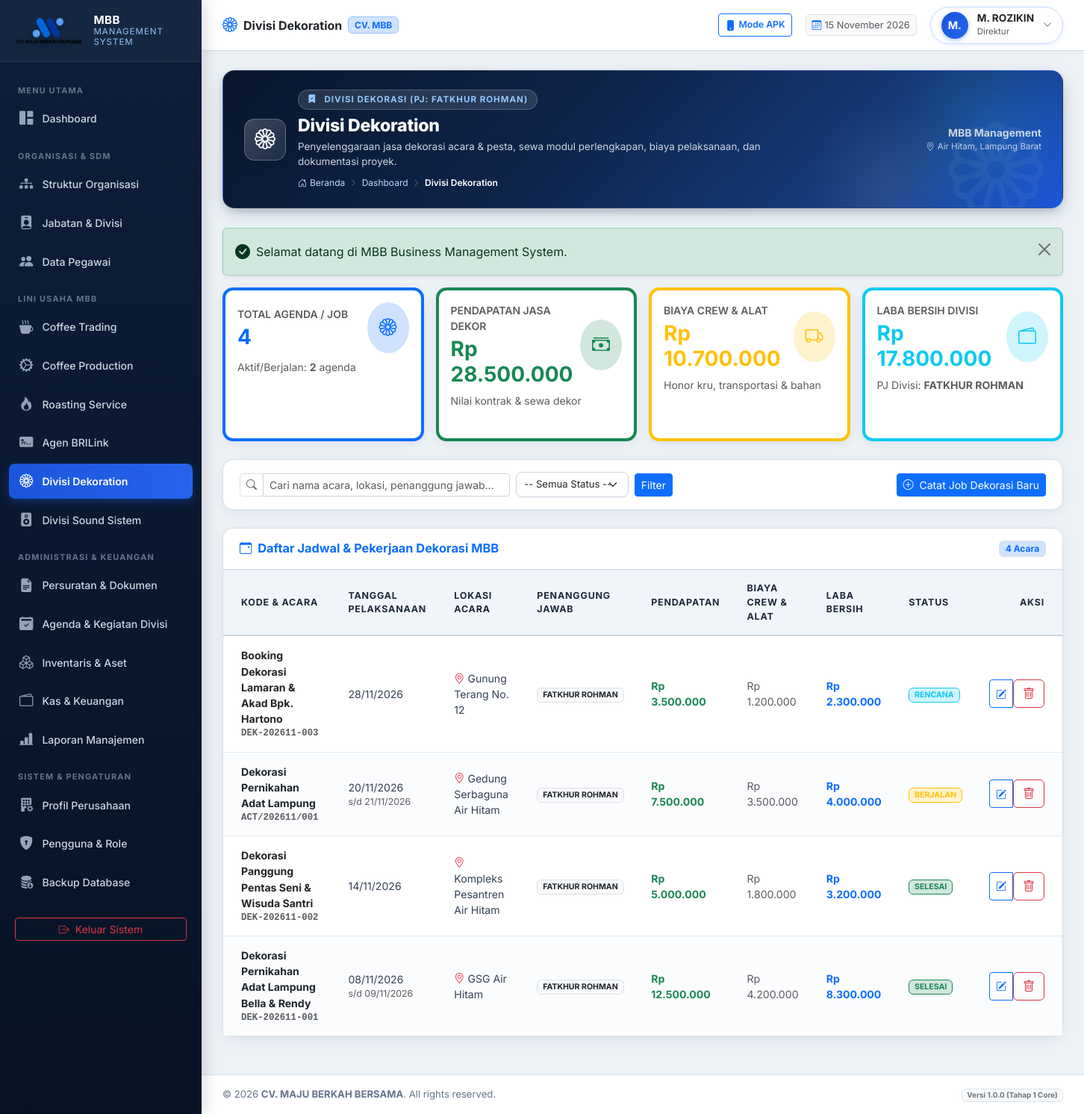
The page /modules/decoration/index.php (signed in) on the database its author committed.
### tables this page shows
CREATE TABLE `users` (
  `id` int(11) NOT NULL AUTO_INCREMENT,
  `username` varchar(50) NOT NULL,
  `email` varchar(100) NOT NULL,
  `password_hash` varchar(255) NOT NULL,
  `role_id` int(11) NOT NULL,
  `employee_id` int(11) DEFAULT NULL,
  `is_active` tinyint(1) DEFAULT 1,
  `must_change_password` tinyint(1) DEFAULT 0,
  `last_login_at` datetime DEFAULT NULL,
  `last_login_ip` varchar(45) DEFAULT NULL,
  `created_at` datetime DEFAULT current_timestamp(),
  `updated_at` datetime DEFAULT current_timestamp() ON UPDATE current_timestamp(),
  PRIMARY KEY (`id`),
  UNIQUE KEY `username` (`username`),
  UNIQUE KEY `email` (`email`),
  UNIQUE KEY `employee_id` (`employee_id`),
  KEY `fk_user_role` (`role_id`),
  CONSTRAINT `fk_user_emp` FOREIGN KEY (`employee_id`) REFERENCES `employees` (`id`) ON DELETE SET NULL,
  CONSTRAINT `fk_user_role` FOREIGN KEY (`role_id`) REFERENCES `roles` (`id`)
);

CREATE TABLE `employees` (
  `id` int(11) NOT NULL AUTO_INCREMENT,
  `employee_code` varchar(30) NOT NULL,
  `full_name` varchar(150) NOT NULL,
  `gender` enum('L','P') DEFAULT 'L',
  `phone_number` varchar(30) DEFAULT NULL,
  `email` varchar(100) DEFAULT NULL,
  `address` text DEFAULT NULL,
  `division_id` int(11) DEFAULT NULL,
  `position_id` int(11) DEFAULT NULL,
  `join_date` date DEFAULT NULL,
  `employment_status` enum('TETAP','KONTRAK','MAGANG','HONORER') DEFAULT 'TETAP',
  `is_active` tinyint(1) DEFAULT 1,
  `avatar` varchar(255) DEFAULT NULL,
  `notes` text DEFAULT NULL,
  `created_at` datetime DEFAULT current_timestamp(),
  `updated_at` datetime DEFAULT current_timestamp() ON UPDATE current_timestamp(),
  PRIMARY KEY (`id`),
  UNIQUE KEY `employee_code` (`employee_code`),
  KEY `fk_emp_div` (`division_id`),
  KEY `fk_emp_pos` (`position_id`),
  CONSTRAINT `fk_emp_div` FOREIGN KEY (`division_id`) REFERENCES `divisions` (`id`) ON DELETE SET NULL,
  CONSTRAINT `fk_emp_pos` FOREIGN KEY (`position_id`) REFERENCES `positions` (`id`) ON DELETE SET NULL
);

CREATE TABLE `positions` (
  `id` int(11) NOT NULL AUTO_INCREMENT,
  `position_code` varchar(20) NOT NULL,
  `position_name` varchar(100) NOT NULL,
  `division_id` int(11) DEFAULT NULL,
  `parent_position_id` int(11) DEFAULT NULL,
  `level_rank` int(11) DEFAULT 1,
  `job_description` text DEFAULT NULL,
  `is_active` tinyint(1) DEFAULT 1,
  `created_at` datetime DEFAULT current_timestamp(),
  `updated_at` datetime DEFAULT current_timestamp() ON UPDATE current_timestamp(),
  PRIMARY KEY (`id`),
  UNIQUE KEY `position_code` (`position_code`),
  KEY `fk_pos_div` (`division_id`),
  KEY `fk_pos_parent` (`parent_position_id`),
  CONSTRAINT `fk_pos_div` FOREIGN KEY (`division_id`) REFERENCES `divisions` (`id`) ON DELETE SET NULL,
  CONSTRAINT `fk_pos_parent` FOREIGN KEY (`parent_position_id`) REFERENCES `positions` (`id`) ON DELETE SET NULL
);

CREATE TABLE `division_activities` (
  `id` int(11) NOT NULL AUTO_INCREMENT,
  `activity_code` varchar(50) NOT NULL,
  `division_id` int(11) NOT NULL,
  `activity_name` varchar(200) NOT NULL,
  `person_in_charge` varchar(100) NOT NULL,
  `location` varchar(255) DEFAULT NULL,
  `start_date` date NOT NULL,
  `end_date` date DEFAULT NULL,
  `total_cost` decimal(15,2) DEFAULT 0.00,
  `total_income` decimal(15,2) DEFAULT 0.00,
  `status` enum('RENCANA','BERJALAN','SELESAI','BATAL') DEFAULT 'RENCANA',
  `documentation_url` varchar(255) DEFAULT NULL,
  `notes` text DEFAULT NULL,
  `created_by` int(11) DEFAULT NULL,
  `created_at` datetime DEFAULT current_timestamp(),
  PRIMARY KEY (`id`),
  UNIQUE KEY `activity_code` (`activity_code`),
  KEY `fk_act_div` (`division_id`),
  CONSTRAINT `fk_act_div` FOREIGN KEY (`division_id`) REFERENCES `divisions` (`id`)
);

### modules/decoration/index.php (the view, shortened to what the rows shown need)
<?php
require_once __DIR__ . '/../../core/Auth.php';
require_once __DIR__ . '/../../core/Permission.php';
require_once __DIR__ . '/../../helpers/utils.php';
$db = Database::getInstance();
$divisionId = 5;
$query = "
    SELECT * FROM division_activities
    WHERE division_id = ?
";
$params = [$divisionId];
$query .= " ORDER BY start_date DESC, id DESC";
$stmt = $db->prepare($query);
$stmt->execute($params);
$activities = $stmt->fetchAll();
$pageTitle = 'Divisi Dekoration';
require_once __DIR__ . '/../../components/header.php';
require_once __DIR__ . '/../../components/topbar.php';
?>
<div class="card-mbb">
    <div class="card-mbb-body p-0">
        <div class="table-responsive">
            <table class="table-mbb align-middle">
                <thead>
                    <tr>
                        <th class="ps-4">Kode & Acara</th>
                        <th>Tanggal Pelaksanaan</th>
                        <th>Lokasi Acara</th>
                        <th>Penanggung Jawab</th>
                        <th>Pendapatan</th>
                        <th>Biaya Crew & Alat</th>
                        <th>Laba Bersih</th>
                        <th>Status</th>
                        <th class="text-end pe-4">Aksi</th>
                    </tr>
                </thead>
                <tbody>
                    <?php if (empty($activities)): ?>
                        <tr>
                            <td colspan="9" class="text-center py-4 text-muted">
                                <i class="bi bi-inbox fs-2 d-block mb-1"></i>
                                Belum ada agenda pekerjaan dekorasi. Klik <strong>Catat Job Dekorasi Baru</strong> untuk memulai.
                            </td>
                        </tr>
                    <?php else: ?>
                        <?php foreach ($activities as $a): ?>
                            <?php $laba = $a['total_income'] - $a['total_cost']; ?>
                            <tr>
                                <td class="ps-4 fw-bold text-dark">
                                    <?= e($a['activity_name']) ?>
                                    <div class="small text-muted font-monospace"><?= e($a['activity_code']) ?></div>
                                </td>
                                <td>
                                    <?= date('d/m/Y', strtotime($a['start_date'])) ?>
                                    <?php if (!empty($a['end_date']) && $a['end_date'] !== $a['start_date']): ?>
                                        <div class="small text-muted">s/d <?= date('d/m/Y', strtotime($a['end_date'])) ?></div>
                                    <?php endif; ?>
                                </td>
                                <td><i class="bi bi-geo-alt text-danger me-1"></i><?= e($a['location'] ?? '-') ?></td>
                                <td><span class="badge bg-light text-dark border"><?= e($a['person_in_charge']) ?></span></td>
                                <td class="fw-bold text-success"><?= format_rupiah($a['total_income']) ?></td>
                                <td class="text-muted"><?= format_rupiah($a['total_cost']) ?></td>
                                <td class="fw-bold <?= $laba >= 0 ? 'text-primary' : 'text-danger' ?>">
                                    <?= format_rupiah($laba) ?>
                                </td>
                                <td>
                                    <?php
                                    $stBadge = match($a['status']) {
                                        'RENCANA' => 'bg-info-subtle text-info border border-info',
                                        'BERJALAN' => 'bg-warning-subtle text-warning border border-warning',
                                        'SELESAI' => 'bg-success-subtle text-success border border-success',
                                        'BATAL' => 'bg-danger-subtle text-danger border border-danger',
                                        default => 'bg-light text-dark'
                                    };
                                    ?>
                                    <span class="badge <?= $stBadge ?>"><?= e($a['status']) ?></span>
                                </td>
                                <td class="text-end pe-4">
                                    <div class="btn-group btn-group-sm">
                                        <button type="button" class="btn btn-outline-primary btn-edit-activity"
                                                data-id="<?= $a['id'] ?>"
                                                data-name="<?= e($a['activity_name']) ?>"
                                                data-status="<?= e($a['status']) ?>"
                                                data-income="<?= $a['total_income'] ?>"
                                                data-cost="<?= $a['total_cost'] ?>"
                                                title="Edit Status / Biaya">
                                            <i class="bi bi-pencil-square"></i>
                                        </button>
                                        <?php if (Permission::can('decoration.manage')): ?>
                                            <form method="POST" action="" class="d-inline">
                                                <button type="submit" class="btn btn-outline-danger btn-confirm-delete"
                                                        data-confirm="Hapus agenda '<?= e($a['activity_name']) ?>'?" title="Hapus">
                                                    <i class="bi bi-trash"></i>
                                                </button>
                                            </form>
                                        <?php endif; ?>
                                    </div>
                                </td>
                            </tr>
                        <?php endforeach; ?>
                    <?php endif; ?>
                </tbody>
            </table>
        </div>
    </div>
</div>
<?php require_once __DIR__ . '/../../components/footer.php'; ?>

### components/topbar.php (shortened to what the rows shown need)
<?php
$user = Auth::user();
$displayName = $user['full_name'] ?? ($user['username'] ?? 'User');
$displayRole = $user['role_title'] ?? ($user['role_name'] ?? 'User');
$displayPos  = $user['position_name'] ?? $displayRole;
$initials    = strtoupper(substr($displayName, 0, 2));
$activeMeta = $moduleMetadata[$currentModule ?? 'dashboard'] ?? [
    'title'    => $pageTitle ?? 'MBB Management System',
    'category' => 'SISTEM INFORMASI TERPADU',
    'icon'     => 'bi-grid-fill',
    'desc'     => 'Sistem manajemen operasional terpadu CV. MAJU BERKAH BERSAMA'
];
$bannerTitle    = $pageTitle ?? $activeMeta['title'];
?>
<div class="main-content">
    <header class="topbar">
        <div class="topbar-right">
            <div class="dropdown">
                <div class="user-profile-badge" data-bs-toggle="dropdown" aria-expanded="false">
                    <div class="user-avatar"><?= e($initials) ?></div>
                    <div class="d-none d-sm-block text-start lh-1">
                        <div class="fw-bold text-dark" style="font-size: 0.85rem;"><?= e($displayName) ?></div>
                        <small class="text-muted" style="font-size: 0.72rem;"><?= e($displayPos) ?></small>
                    </div>
                    <i class="bi bi-chevron-down text-muted" style="font-size: 0.75rem;"></i>
                </div>
            </div>
        </div>
    </header>
    <div class="content-body">
        <div class="page-hero-banner">
            <div class="page-hero-content">
                <div class="banner-title-group">
                    <div>
                        <h2 class="banner-page-title"><?= e($bannerTitle) ?></h2>
                    </div>
                </div>
            </div>
        </div>

### rows shown on the page
users: employee.full_name "M.", employee.full_name "M. ROZIKIN", positions.position_name "Direktur"
division_activities: activity_name "Booking Dekorasi Lamaran & Akad Bpk. Hartono", activity_code "DEK-202611-003", start_date "28/11/2026", location "Gunung Terang No. 12", person_in_charge "FATKHUR ROHMAN", total_income "Rp 3.500.000", total_cost "Rp 1.200.000", format_rupiah($laba) "Rp 2.300.000", status "RENCANA"
division_activities: activity_name "Dekorasi Pernikahan Adat Lampung", activity_code "ACT/202611/001", start_date "20/11/2026", end_date "21/11/2026", location "Gedung Serbaguna Air Hitam", person_in_charge "FATKHUR ROHMAN", total_income "Rp 7.500.000", total_cost "Rp 3.500.000", format_rupiah($laba) "Rp 4.000.000", status "BERJALAN"
division_activities: activity_name "Dekorasi Panggung Pentas Seni & Wisuda Santri", activity_code "DEK-202611-002", start_date "14/11/2026", location "Kompleks Pesantren Air Hitam", person_in_charge "FATKHUR ROHMAN", total_income "Rp 5.000.000", total_cost "Rp 1.800.000", format_rupiah($laba) "Rp 3.200.000", status "SELESAI"
division_activities: activity_name "Dekorasi Pernikahan Adat Lampung Bella & Rendy", activity_code "DEK-202611-001", start_date "08/11/2026", end_date "09/11/2026", location "GSG Air Hitam", person_in_charge "FATKHUR ROHMAN", total_income "Rp 12.500.000", total_cost "Rp 4.200.000", format_rupiah($laba) "Rp 8.300.000", status "SELESAI"

### other values the page prints
get_company_setting('company_short_name', 'MBB') "MBB"
$bannerTitle "Divisi Dekoration"
$bannerCategory "DIVISI DEKORASI (PJ: FATKHUR ROHMAN)"
$bannerDesc "Penyelenggaraan jasa dekorasi acara & pesta, sewa modul perlengkapan, biaya pelaksanaan, dan dokumentasi proyek."
$label "Dashboard"
$label "Divisi Dekoration"
$msg "Selamat datang di MBB Business Management System."
$metrics['total_jobs'] "4"
$metrics['active_jobs'] "2"
format_rupiah($metrics['total_revenue']) "Rp 28.500.000"
format_rupiah($metrics['total_expense']) "Rp 10.700.000"
format_rupiah($netIncome) "Rp 17.800.000"
count($activities) "4"
get_company_setting('company_name', 'CV. MAJU BERKAH BERSAMA') "CV. MAJU BERKAH BERSAMA"
